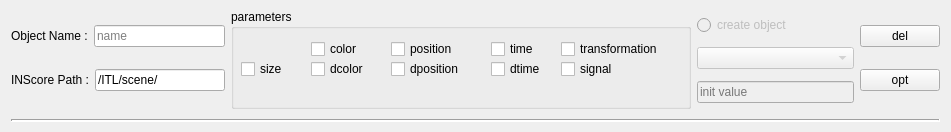
<?xml version="1.0" encoding="UTF-8"?>
<ui version="4.0">
 <class>INScoreLine</class>
 <widget class="QWidget" name="INScoreLine">
  <property name="geometry">
   <rect>
    <x>0</x>
    <y>0</y>
    <width>951</width>
    <height>132</height>
   </rect>
  </property>
  <property name="minimumSize">
   <size>
    <width>950</width>
    <height>130</height>
   </size>
  </property>
  <property name="windowTitle">
   <string>Form</string>
  </property>
  <layout class="QHBoxLayout" name="horizontalLayout_2">
   <property name="topMargin">
    <number>5</number>
   </property>
   <property name="bottomMargin">
    <number>5</number>
   </property>
   <item>
    <layout class="QVBoxLayout" name="verticalLayout_3">
     <item>
      <layout class="QHBoxLayout" name="horizontalLayout">
       <item>
        <layout class="QVBoxLayout" name="verticalLayout">
         <item>
          <layout class="QHBoxLayout" name="horizontalLayout_4">
           <item>
            <widget class="QLabel" name="label_2">
             <property name="text">
              <string>Object Name :</string>
             </property>
            </widget>
           </item>
           <item>
            <widget class="QLineEdit" name="nameLine">
             <property name="maximumSize">
              <size>
               <width>150</width>
               <height>16777215</height>
              </size>
             </property>
             <property name="placeholderText">
              <string>name</string>
             </property>
            </widget>
           </item>
          </layout>
         </item>
         <item>
          <layout class="QHBoxLayout" name="horizontalLayout_3">
           <item>
            <widget class="QLabel" name="label">
             <property name="text">
              <string>INScore Path :</string>
             </property>
            </widget>
           </item>
           <item>
            <widget class="QLineEdit" name="pathLine">
             <property name="minimumSize">
              <size>
               <width>130</width>
               <height>0</height>
              </size>
             </property>
             <property name="maximumSize">
              <size>
               <width>500</width>
               <height>16777215</height>
              </size>
             </property>
             <property name="text">
              <string>/ITL/scene/</string>
             </property>
            </widget>
           </item>
          </layout>
         </item>
        </layout>
       </item>
       <item>
        <widget class="QGroupBox" name="parametersBox">
         <property name="minimumSize">
          <size>
           <width>460</width>
           <height>100</height>
          </size>
         </property>
         <property name="title">
          <string>parameters</string>
         </property>
         <widget class="QCheckBox" name="size">
          <property name="geometry">
           <rect>
            <x>10</x>
            <y>50</y>
            <width>51</width>
            <height>20</height>
           </rect>
          </property>
          <property name="text">
           <string>size</string>
          </property>
         </widget>
         <widget class="QCheckBox" name="transformation">
          <property name="geometry">
           <rect>
            <x>330</x>
            <y>30</y>
            <width>115</width>
            <height>20</height>
           </rect>
          </property>
          <property name="text">
           <string>transformation</string>
          </property>
          <property name="checkable">
           <bool>true</bool>
          </property>
         </widget>
         <widget class="QCheckBox" name="color">
          <property name="geometry">
           <rect>
            <x>80</x>
            <y>30</y>
            <width>61</width>
            <height>20</height>
           </rect>
          </property>
          <property name="text">
           <string>color</string>
          </property>
          <property name="tristate">
           <bool>false</bool>
          </property>
         </widget>
         <widget class="QCheckBox" name="dcolor">
          <property name="geometry">
           <rect>
            <x>80</x>
            <y>50</y>
            <width>71</width>
            <height>20</height>
           </rect>
          </property>
          <property name="text">
           <string>dcolor</string>
          </property>
         </widget>
         <widget class="QCheckBox" name="position">
          <property name="geometry">
           <rect>
            <x>160</x>
            <y>30</y>
            <width>87</width>
            <height>20</height>
           </rect>
          </property>
          <property name="text">
           <string>position</string>
          </property>
         </widget>
         <widget class="QCheckBox" name="dposition">
          <property name="geometry">
           <rect>
            <x>160</x>
            <y>50</y>
            <width>87</width>
            <height>20</height>
           </rect>
          </property>
          <property name="text">
           <string>dposition</string>
          </property>
         </widget>
         <widget class="QCheckBox" name="time">
          <property name="geometry">
           <rect>
            <x>260</x>
            <y>30</y>
            <width>61</width>
            <height>20</height>
           </rect>
          </property>
          <property name="text">
           <string>time</string>
          </property>
         </widget>
         <widget class="QCheckBox" name="signal">
          <property name="geometry">
           <rect>
            <x>330</x>
            <y>50</y>
            <width>87</width>
            <height>20</height>
           </rect>
          </property>
          <property name="text">
           <string>signal</string>
          </property>
         </widget>
         <widget class="QCheckBox" name="dtime">
          <property name="geometry">
           <rect>
            <x>260</x>
            <y>50</y>
            <width>71</width>
            <height>20</height>
           </rect>
          </property>
          <property name="text">
           <string>dtime</string>
          </property>
         </widget>
        </widget>
       </item>
       <item>
        <layout class="QVBoxLayout" name="verticalLayout_2">
         <item>
          <widget class="QRadioButton" name="toCreateButton">
           <property name="enabled">
            <bool>false</bool>
           </property>
           <property name="text">
            <string>create object</string>
           </property>
           <property name="checkable">
            <bool>true</bool>
           </property>
           <property name="checked">
            <bool>false</bool>
           </property>
          </widget>
         </item>
         <item>
          <widget class="QComboBox" name="typeList">
           <property name="enabled">
            <bool>false</bool>
           </property>
           <item>
            <property name="text">
             <string/>
            </property>
           </item>
           <item>
            <property name="text">
             <string>curve</string>
            </property>
           </item>
           <item>
            <property name="text">
             <string>ellipse</string>
            </property>
           </item>
           <item>
            <property name="text">
             <string>fastgraph</string>
            </property>
           </item>
           <item>
            <property name="text">
             <string>file</string>
            </property>
           </item>
           <item>
            <property name="text">
             <string>gmnf</string>
            </property>
           </item>
           <item>
            <property name="text">
             <string>graph</string>
            </property>
           </item>
           <item>
            <property name="text">
             <string>grid</string>
            </property>
           </item>
           <item>
            <property name="text">
             <string>html</string>
            </property>
           </item>
           <item>
            <property name="text">
             <string>layer</string>
            </property>
           </item>
           <item>
            <property name="text">
             <string>line xy</string>
            </property>
           </item>
           <item>
            <property name="text">
             <string>polygon</string>
            </property>
           </item>
           <item>
            <property name="text">
             <string>rect</string>
            </property>
           </item>
           <item>
            <property name="text">
             <string>svgf</string>
            </property>
           </item>
           <item>
            <property name="text">
             <string>txt</string>
            </property>
           </item>
          </widget>
         </item>
         <item>
          <widget class="QLineEdit" name="creationValue">
           <property name="enabled">
            <bool>false</bool>
           </property>
           <property name="placeholderText">
            <string>init value</string>
           </property>
          </widget>
         </item>
        </layout>
       </item>
       <item>
        <layout class="QVBoxLayout" name="verticalLayout_4">
         <item>
          <widget class="QPushButton" name="removeButton">
           <property name="text">
            <string>del</string>
           </property>
          </widget>
         </item>
         <item>
          <widget class="QPushButton" name="pushButton">
           <property name="text">
            <string>opt</string>
           </property>
          </widget>
         </item>
        </layout>
       </item>
      </layout>
     </item>
     <item>
      <widget class="Line" name="line">
       <property name="lineWidth">
        <number>2</number>
       </property>
       <property name="orientation">
        <enum>Qt::Horizontal</enum>
       </property>
      </widget>
     </item>
    </layout>
   </item>
  </layout>
 </widget>
 <resources/>
 <connections/>
</ui>
